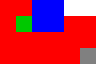

A level layout from a 2D game, rendered from its tile map. Below: a short description, then the map file with tile-grid data replaced by summaries:
An orthogonal 6x4 tile map with 16x16 px tiles, 3 tile layers (Ground, Overhead trees, collision), 2 tilesets and 4 objects (door, spawn:start, pond).

<map version="1.10" orientation="orthogonal" renderorder="right-down" width="6" height="4" tilewidth="16" tileheight="16" infinite="0">
 <tileset firstgid="1" source="ground.tsx" />
 <tileset firstgid="5" name="decorations" tilewidth="32" tileheight="32" spacing="2" margin="1" tilecount="2" columns="2">
  <image source="deco.png" width="68" height="34" />
 </tileset>
 <layer id="1" name="Ground" width="6" height="4">
  <data encoding="csv">
1,1,1,1,1,1,
1,2,3,1,1,1,
1,1,1,1,1,1,
1,1,1,1,1,4
</data>
 </layer>
 <group id="5" name="Upper">
  <layer id="2" name="Overhead trees" width="6" height="4">
   <data>[24 cells, 2 non-empty, 2 distinct tile ids]</data>
  </layer>
 </group>
 <layer id="3" name="collision" width="6" height="4">
  <data encoding="csv">
0,0,0,0,0,0,
0,0,0,0,0,0,
0,0,0,0,0,0,
1,1,0,0,0,0
</data>
 </layer>
 <objectgroup id="4" name="Objects">
  <object id="1" name="door" x="16" y="16" width="32" height="16" />
  <object id="2" name="spawn:start" x="50" y="40">
   <point />
  </object>
  <object id="3" name="pond" x="48" y="0">
   <polygon points="0,0 30,0 30,20" />
  </object>
  <object id="4" gid="2" x="0" y="64" width="16" height="16" />
 </objectgroup>
</map>
